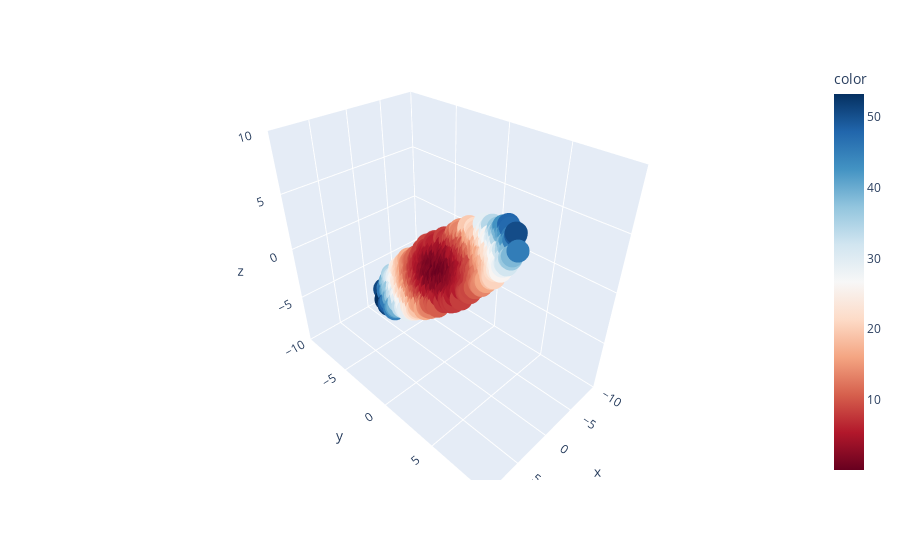

The cell this chart's notebook holds for it:
### Markdown cell above
In the cell below, we visualize your rank 2 surfboard approximation.

### Code cell
fig = px.scatter_3d(colorize_surfboard_data(surfboard_rank2_approximation_centered), x='x', y='y', z='z', range_x = [-10, 10], range_y = [-10, 10], range_z = [-10, 10],
                   color = 'color', color_continuous_scale = 'RdBu');
fig.show();

### Figure 1 — Plotly figure (JSON) as saved in the notebook; plotly's stock layout.template omitted (floating-point values rounded to 4 significant figures; data arrays with more than 128 entries replaced by an {"elided": "..."} marker saying what was removed)
{"data": [{"hoverlabel": {"namelength": 0}, "hovertemplate": "x=%{x}<br>y=%{y}<br>z=%{z}<br>color=%{marker.color}", "legendgroup": "", "marker": {"color": {"elided": "1000 float values"}, "coloraxis": "coloraxis", "symbol": "circle"}, "mode": "markers", "name": "", "scene": "scene", "showlegend": false, "type": "scatter3d", "x": {"elided": "1000 float values"}, "y": {"elided": "1000 float values"}, "z": {"elided": "1000 float values"}}], "layout": {"coloraxis": {"colorbar": {"title": {"text": "color"}}, "colorscale": [[0, "rgb(103,0,31)"], [0.1, "rgb(178,24,43)"], [0.2, "rgb(214,96,77)"], [0.3, "rgb(244,165,130)"], [0.4, "rgb(253,219,199)"], [0.5, "rgb(247,247,247)"], [0.6, "rgb(209,229,240)"], [0.7, "rgb(146,197,222)"], [0.8, "rgb(67,147,195)"], [0.9, "rgb(33,102,172)"], [1, "rgb(5,48,97)"]]}, "legend": {"tracegroupgap": 0}, "margin": {"t": 60}, "scene": {"domain": {"x": [0, 1], "y": [0, 1]}, "xaxis": {"range": [-10, 10], "title": {"text": "x"}}, "yaxis": {"range": [-10, 10], "title": {"text": "y"}}, "zaxis": {"range": [-10, 10], "title": {"text": "z"}}}}}
